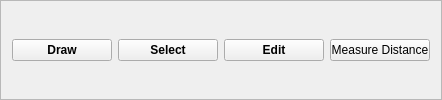
                                <widget class="QFrame" name="toolbar_frame">
                                  <property name="frameShape"><enum>QFrame::StyledPanel</enum></property><layout class="QHBoxLayout" name="toolbar_layout">
                                    <item>
                                      <widget class="QPushButton" name="draw_btn">
                                        <property name="minimumSize">
                                          <size>
                                            <width>100</width>
                                            <height>0</height>
                                          </size>
                                        </property>
                                        <property name="font">
                                          <font>
                                            <weight>75</weight>
                                            <bold>true</bold>
                                          </font>
                                        </property>
                                        <property name="text">
                                          <string>Draw</string>
                                        </property>
                                      </widget>
                                    </item>
                                    <item>
                                      <widget class="QPushButton" name="select_btn">
                                        <property name="minimumSize">
                                          <size>
                                            <width>100</width>
                                            <height>0</height>
                                          </size>
                                        </property>
                                        <property name="font">
                                          <font>
                                            <weight>75</weight>
                                            <bold>true</bold>
                                          </font>
                                        </property>
                                        <property name="text">
                                          <string>Select</string>
                                        </property>
                                      </widget>
                                    </item>
                                    <item>
                                      <widget class="QPushButton" name="edit_btn">
                                        <property name="minimumSize">
                                          <size>
                                            <width>100</width>
                                            <height>0</height>
                                          </size>
                                        </property>
                                        <property name="font">
                                          <font>
                                            <weight>75</weight>
                                            <bold>true</bold>
                                          </font>
                                        </property>
                                        <property name="text">
                                          <string>Edit</string>
                                        </property>
                                      </widget>
                                    </item>
                                  <item><widget class="QPushButton" name="mesure_dist">
<property name="minimumSize">
<size>
<width>100</width>
<height>0</height>
</size>
</property>
<property name="maximumSize">
<size>
<width>100</width>
<height>16777215</height>
</size>
</property>
<property name="toolTip">
<string>&lt;html&gt;&lt;head/&gt;&lt;body&gt;&lt;p&gt;Measure Distance&lt;/p&gt;&lt;/body&gt;&lt;/html&gt;</string>
</property>
<property name="text">
<string>Measure Distance</string>
</property>
</widget></item></layout>
                                </widget>
